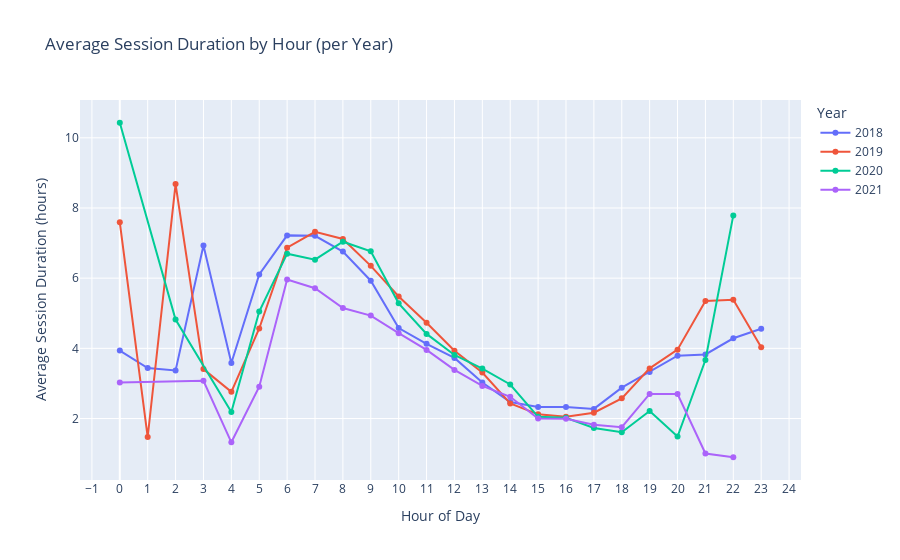

Write notebook code for a chart like this one.
### Code cell
# compute average session duration for all years
avg_duration = df_all.groupby(['year', 'hour'])['session_duration'].mean().reset_index(name='avg_duration')

# plotten
fig_avg_duration = px.line(
    avg_duration,
    x='hour',
    y='avg_duration',
    color='year',
    markers=True,
    labels={
        'hour': 'Hour of Day',
        'avg_duration': 'Average Session Duration (hours)',
        'year': 'Year'
    },
    title='Average Session Duration by Hour (per Year)'
)

fig_avg_duration.update_layout(
    xaxis=dict(tickmode='linear', tick0=0, dtick=1),
)

fig_avg_duration.show()

### Figure 1 — Plotly figure (JSON) as saved in the notebook; plotly's stock layout.template omitted (floating-point values rounded to 4 significant figures)
{"data": [{"hovertemplate": "Year=2018<br>Hour of Day=%{x}<br>Average Session Duration (hours)=%{y}<extra></extra>", "legendgroup": "2018", "line": {"color": "#636efa", "dash": "solid"}, "marker": {"symbol": "circle"}, "mode": "lines+markers", "name": "2018", "orientation": "v", "showlegend": true, "type": "scatter", "x": [0, 1, 2, 3, 4, 5, 6, 7, 8, 9, 10, 11, 12, 13, 14, 15, 16, 17, 18, 19, 20, 21, 22, 23], "xaxis": "x", "y": [3.938, 3.44, 3.368, 6.931, 3.583, 6.104, 7.219, 7.207, 6.757, 5.928, 4.579, 4.129, 3.727, 3.026, 2.472, 2.329, 2.327, 2.275, 2.88, 3.329, 3.789, 3.826, 4.287, 4.558], "yaxis": "y"}, {"hovertemplate": "Year=2019<br>Hour of Day=%{x}<br>Average Session Duration (hours)=%{y}<extra></extra>", "legendgroup": "2019", "line": {"color": "#EF553B", "dash": "solid"}, "marker": {"symbol": "circle"}, "mode": "lines+markers", "name": "2019", "orientation": "v", "showlegend": true, "type": "scatter", "x": [0, 1, 2, 3, 4, 5, 6, 7, 8, 9, 10, 11, 12, 13, 14, 15, 16, 17, 18, 19, 20, 21, 22, 23], "xaxis": "x", "y": [7.591, 1.474, 8.681, 3.409, 2.762, 4.567, 6.87, 7.32, 7.119, 6.351, 5.476, 4.727, 3.93, 3.312, 2.428, 2.12, 2.054, 2.166, 2.575, 3.429, 3.963, 5.352, 5.386, 4.034], "yaxis": "y"}, {"hovertemplate": "Year=2020<br>Hour of Day=%{x}<br>Average Session Duration (hours)=%{y}<extra></extra>", "legendgroup": "2020", "line": {"color": "#00cc96", "dash": "solid"}, "marker": {"symbol": "circle"}, "mode": "lines+markers", "name": "2020", "orientation": "v", "showlegend": true, "type": "scatter", "x": [0, 2, 4, 5, 6, 7, 8, 9, 10, 11, 12, 13, 14, 15, 16, 17, 18, 19, 20, 21, 22], "xaxis": "x", "y": [10.43, 4.822, 2.188, 5.049, 6.698, 6.527, 7.039, 6.764, 5.283, 4.412, 3.811, 3.425, 2.97, 2.05, 2.021, 1.731, 1.61, 2.216, 1.489, 3.667, 7.788], "yaxis": "y"}, {"hovertemplate": "Year=2021<br>Hour of Day=%{x}<br>Average Session Duration (hours)=%{y}<extra></extra>", "legendgroup": "2021", "line": {"color": "#ab63fa", "dash": "solid"}, "marker": {"symbol": "circle"}, "mode": "lines+markers", "name": "2021", "orientation": "v", "showlegend": true, "type": "scatter", "x": [0, 3, 4, 5, 6, 7, 8, 9, 10, 11, 12, 13, 14, 15, 16, 17, 18, 19, 20, 21, 22], "xaxis": "x", "y": [3.027, 3.077, 1.323, 2.906, 5.964, 5.714, 5.149, 4.934, 4.433, 3.956, 3.386, 2.929, 2.62, 2.003, 1.997, 1.821, 1.752, 2.702, 2.697, 1.004, 0.8969], "yaxis": "y"}], "layout": {"legend": {"title": {"text": "Year"}, "tracegroupgap": 0}, "title": {"text": "Average Session Duration by Hour (per Year)"}, "xaxis": {"anchor": "y", "domain": [0, 1], "dtick": 1, "tick0": 0, "tickmode": "linear", "title": {"text": "Hour of Day"}}, "yaxis": {"anchor": "x", "domain": [0, 1], "title": {"text": "Average Session Duration (hours)"}}}}
